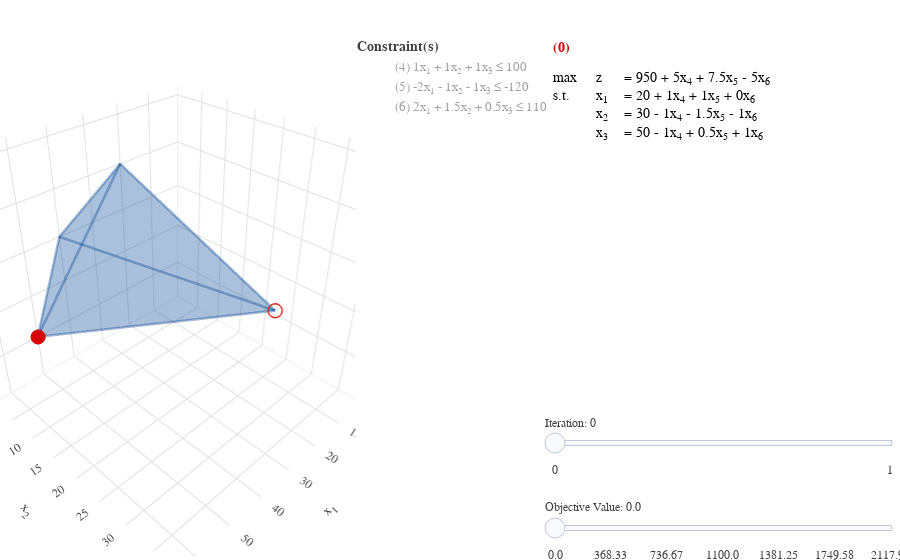

The code cell stored with this chart in its notebook:
### Markdown cell above
### 1.3. Grafički prikaz polaznog primjera

### Code cell
from gilp.simplex import LP
from gilp.visualize import simplex_visual


obj=[[20],[10],[5]]

lhs=[[1,1,1],
     [-2,-1,-1],
     [2,1.5,0.5]]

rhs=[[100],[-120],[110]]
lp = LP(lhs, rhs, obj)
simplex_visual(lp).show()

### Figure 1 — Plotly figure (JSON) as saved in the notebook; plotly's stock layout.template omitted (floating-point values rounded to 4 significant figures)
{"data": [{"visible": false, "x": [65.0], "y": [39.0], "z": [104.0], "type": "scatter3d"}, {"line": {"color": "#003c8f", "width": 5}, "mode": "lines", "opacity": 0.2, "surfaceaxis": 2, "surfacecolor": "#1565c0", "x": [20.0, 20.0, 40.0, 20.0], "y": [30.0, 0.0, 0.0, 30.0], "z": [50.0, 80.0, 60.0, 50.0], "type": "scatter3d"}, {"line": {"color": "#003c8f", "width": 5}, "mode": "lines", "opacity": 0.2, "surfaceaxis": 2, "surfacecolor": "#1565c0", "x": [20.0, 20.0, 50.0, 20.0], "y": [30.0, 0.0, 0.0, 30.0], "z": [50.0, 80.0, 20.0, 50.0], "type": "scatter3d"}, {"line": {"color": "#003c8f", "width": 5}, "mode": "lines", "opacity": 0.2, "surfaceaxis": 2, "surfacecolor": "#1565c0", "x": [20.0, 50.0, 40.0, 20.0], "y": [30.0, 0.0, 0.0, 30.0], "z": [50.0, 20.0, 60.0, 50.0], "type": "scatter3d"}, {"line": {"color": "#003c8f", "width": 5}, "mode": "lines", "opacity": 0.2, "surfaceaxis": 1, "surfacecolor": "#1565c0", "x": [20.0, 50.0, 40.0, 20.0], "y": [0.0, 0.0, 0.0, 0.0], "z": [80.0, 20.0, 60.0, 80.0], "type": "scatter3d"}, {"hoverinfo": "text", "hoverlabel": {"align": "left", "bgcolor": "#ffffff", "bordercolor": "#404040", "font": {"color": "#404040", "family": "Arial"}}, "marker": {"color": "gray", "opacity": 1e-07, "size": 20}, "text": ["<b>BFS</b>: (50, 0, 20, 30, 0, 0)<br><b>B</b>: (1, 3, 4)<br><b>Obj</b>: 1100", "<b>BFS</b>: (20, 30, 50, 0, 0, 0)<br><b>B</b>: (1, 2, 3)<br><b>Obj</b>: 950", "<b>BFS</b>: (20, 0, 80, 0, 0, 30)<br><b>B</b>: (1, 3, 6)<br><b>Obj</b>: 800", "<b>BFS</b>: (40, 0, 60, 0, 20, 0)<br><b>B</b>: (1, 3, 5)<br><b>Obj</b>: 1100"], "x": [50.0, 20.0, 20.0, 40.0], "y": [0.0, 30.0, 0.0, 0.0], "z": [20.0, 50.0, 80.0, 60.0], "type": "scatter3d"}, {"mode": "none", "name": "(4) 1x<sub>1</sub> + 1x<sub>2</sub> + 1x<sub>3</sub> ≤ 100", "opacity": 0.5, "showlegend": true, "surfaceaxis": 2, "surfacecolor": "gray", "visible": "legendonly", "x": [0.0, 65.0, 65.0, 0.0, 0.0], "y": [0.0, 0.0, 39.0, 39.0, 0.0], "z": [100.0, 35.0, -4.0, 61.0, 100.0], "type": "scatter3d"}, {"mode": "none", "name": "(5) -2x<sub>1</sub> - 1x<sub>2</sub> - 1x<sub>3</sub> ≤ -120", "opacity": 0.5, "showlegend": true, "surfaceaxis": 2, "surfacecolor": "gray", "visible": "legendonly", "x": [0.0, 65.0, 65.0, 0.0, 0.0], "y": [39.0, 39.0, 0.0, 0.0, 39.0], "z": [81.0, -49.0, -10.0, 120.0, 81.0], "type": "scatter3d"}, {"mode": "none", "name": "(6) 2x<sub>1</sub> + 1.5x<sub>2</sub> + 0.5x<sub>3</sub> ≤ 110", "opacity": 0.5, "showlegend": true, "surfaceaxis": 2, "surfacecolor": "gray", "visible": "legendonly", "x": [0.0, 65.0, 65.0, 0.0, 0.0], "y": [39.0, 39.0, 0.0, 0.0, 39.0], "z": [103.0, -157.0, -40.0, 220.0, 103.0], "type": "scatter3d"}, {"mode": "none", "opacity": 0.3, "surfaceaxis": 2, "surfacecolor": "gray", "visible": false, "x": [0.0, 0.0, 65.0, 65.0, 0.0], "y": [39.0, 0.0, 0.0, 39.0, 39.0], "z": [-78.0, 0.0, -260.0, -338.0, -78.0], "type": "scatter3d"}, {"mode": "none", "opacity": 0.3, "surfaceaxis": 2, "surfacecolor": "gray", "visible": false, "x": [0.0, 0.0, 65.0, 65.0, 0.0], "y": [0.0, 39.0, 39.0, 0.0, 0.0], "z": [18.42, -59.58, -319.6, -241.6, 18.42], "type": "scatter3d"}, {"mode": "none", "opacity": 0.3, "surfaceaxis": 2, "surfacecolor": "gray", "visible": false, "x": [65.0, 0.0, 0.0, 65.0, 65.0], "y": [39.0, 39.0, 0.0, 0.0, 39.0], "z": [-301.2, -41.17, 36.83, -223.2, -301.2], "type": "scatter3d"}, {"mode": "none", "opacity": 0.3, "surfaceaxis": 2, "surfacecolor": "gray", "visible": false, "x": [0.0, 0.0, 65.0, 65.0, 0.0], "y": [39.0, 0.0, 0.0, 39.0, 39.0], "z": [-22.75, 55.25, -204.8, -282.8, -22.75], "type": "scatter3d"}, {"mode": "none", "opacity": 0.3, "surfaceaxis": 2, "surfacecolor": "gray", "visible": false, "x": [0.0, 65.0, 65.0, 0.0, 0.0], "y": [39.0, 39.0, 0.0, 0.0, 39.0], "z": [-4.334, -264.3, -186.3, 73.67, -4.334], "type": "scatter3d"}, {"mode": "none", "opacity": 0.3, "surfaceaxis": 2, "surfacecolor": "gray", "visible": false, "x": [0.0, 0.0, 65.0, 65.0, 0.0], "y": [39.0, 0.0, 0.0, 39.0, 39.0], "z": [14.08, 92.08, -167.9, -245.9, 14.08], "type": "scatter3d"}, {"mode": "none", "opacity": 0.3, "surfaceaxis": 2, "surfacecolor": "gray", "visible": false, "x": [0.0, 0.0, 65.0, 65.0, 0.0], "y": [0.0, 39.0, 39.0, 0.0, 0.0], "z": [110.5, 32.5, -227.5, -149.5, 110.5], "type": "scatter3d"}, {"mode": "none", "opacity": 0.3, "surfaceaxis": 2, "surfacecolor": "gray", "visible": false, "x": [65.0, 0.0, 0.0, 65.0, 65.0], "y": [39.0, 39.0, 0.0, 0.0, 39.0], "z": [-209.1, 50.92, 128.9, -131.1, -209.1], "type": "scatter3d"}, {"mode": "none", "opacity": 0.3, "surfaceaxis": 2, "surfacecolor": "gray", "visible": false, "x": [65.0, 0.0, 0.0, 65.0, 65.0], "y": [0.0, 0.0, 39.0, 39.0, 0.0], "z": [-112.7, 147.3, 69.33, -190.7, -112.7], "type": "scatter3d"}, {"mode": "none", "opacity": 0.3, "surfaceaxis": 2, "surfacecolor": "gray", "visible": false, "x": [0.0, 0.0, 65.0, 65.0, 0.0], "y": [0.0, 39.0, 39.0, 0.0, 0.0], "z": [165.8, 87.75, -172.2, -94.25, 165.8], "type": "scatter3d"}, {"line": {"color": "#d50000", "width": 5}, "marker": {"color": "#d50000", "size": 5, "symbol": "circle"}, "mode": "lines+markers", "surfaceaxis": 2, "surfacecolor": "#d50000", "visible": false, "x": [22.88, 21.92, 20.0, 22.88], "y": [0.0, -0.0, 5.75, 0.0], "z": [74.25, 78.08, 74.25, 74.25], "type": "scatter3d"}, {"mode": "none", "opacity": 0.3, "surfaceaxis": 2, "surfacecolor": "gray", "visible": false, "x": [65.0, 65.0, 0.0, 0.0, 65.0], "y": [0.0, 39.0, 39.0, 0.0, 0.0], "z": [-75.83, -153.8, 106.2, 184.2, -75.83], "type": "scatter3d"}, {"line": {"color": "#d50000", "width": 5}, "marker": {"color": "#d50000", "size": 5, "symbol": "circle"}, "mode": "lines+markers", "surfaceaxis": 2, "surfacecolor": "#d50000", "visible": false, "x": [32.08, 28.06, 20.0, 32.08], "y": [0.0, 0.0, 24.17, 0.0], "z": [55.83, 71.94, 55.83, 55.83], "type": "scatter3d"}, {"mode": "none", "opacity": 0.3, "surfaceaxis": 2, "surfacecolor": "gray", "visible": false, "x": [0.0, 65.0, 65.0, 0.0, 0.0], "y": [39.0, 39.0, 0.0, 0.0, 39.0], "z": [124.6, -135.4, -57.42, 202.6, 124.6], "type": "scatter3d"}, {"line": {"color": "#d50000", "width": 5}, "marker": {"color": "#d50000", "size": 5, "symbol": "circle"}, "mode": "lines+markers", "surfaceaxis": 2, "surfacecolor": "#d50000", "visible": false, "x": [41.29, 32.58, 28.39, 34.19, 41.29], "y": [-0.0, 17.42, 17.42, 0.0, -0.0], "z": [37.42, 37.42, 54.19, 65.81, 37.42], "type": "scatter3d"}, {"mode": "none", "opacity": 0.3, "surfaceaxis": 2, "surfacecolor": "gray", "visible": false, "x": [0.0, 65.0, 65.0, 0.0, 0.0], "y": [39.0, 39.0, 0.0, 0.0, 39.0], "z": [142.0, -118.0, -40.0, 220.0, 142.0], "type": "scatter3d"}, {"line": {"color": "#d50000", "width": 5}, "marker": {"color": "#d50000", "size": 5, "symbol": "circle"}, "mode": "lines+markers", "surfaceaxis": 2, "surfacecolor": "#d50000", "visible": false, "x": [50.0, 40.0], "y": [0.0, -0.0], "z": [20.0, 60.0], "type": "scatter3d"}, {"mode": "none", "opacity": 0.3, "surfaceaxis": 2, "surfacecolor": "gray", "visible": false, "x": [0.0, 65.0, 65.0, 0.0, 0.0], "y": [39.0, 39.0, 0.0, 0.0, 39.0], "z": [143.0, -117.0, -39.0, 221.0, 143.0], "type": "scatter3d"}, {"mode": "none", "opacity": 0.3, "surfaceaxis": 2, "surfacecolor": "gray", "visible": false, "x": [0.0, 65.0, 65.0, 0.0, 0.0], "y": [0.0, 0.0, 39.0, 39.0, 0.0], "z": [239.4, -20.58, -98.58, 161.4, 239.4], "type": "scatter3d"}, {"mode": "none", "opacity": 0.3, "surfaceaxis": 2, "surfacecolor": "gray", "visible": false, "x": [65.0, 0.0, 0.0, 65.0, 65.0], "y": [39.0, 39.0, 0.0, 0.0, 39.0], "z": [-80.17, 179.8, 257.8, -2.166, -80.17], "type": "scatter3d"}, {"mode": "none", "opacity": 0.3, "surfaceaxis": 2, "surfacecolor": "gray", "visible": false, "x": [0.0, 0.0, 65.0, 65.0, 0.0], "y": [39.0, 0.0, 0.0, 39.0, 39.0], "z": [198.2, 276.2, 16.25, -61.75, 198.2], "type": "scatter3d"}, {"mode": "none", "opacity": 0.3, "surfaceaxis": 2, "surfacecolor": "gray", "visible": false, "x": [0.0, 65.0, 65.0, 0.0, 0.0], "y": [39.0, 39.0, 0.0, 0.0, 39.0], "z": [216.7, -43.33, 34.67, 294.7, 216.7], "type": "scatter3d"}, {"mode": "none", "opacity": 0.3, "surfaceaxis": 2, "surfacecolor": "gray", "visible": false, "x": [0.0, 65.0, 65.0, 0.0, 0.0], "y": [0.0, 0.0, 39.0, 39.0, 0.0], "z": [313.1, 53.08, -24.92, 235.1, 313.1], "type": "scatter3d"}, {"mode": "none", "opacity": 0.3, "surfaceaxis": 2, "surfacecolor": "gray", "visible": false, "x": [0.0, 65.0, 65.0, 0.0, 0.0], "y": [0.0, 0.0, 39.0, 39.0, 0.0], "z": [331.5, 71.5, -6.5, 253.5, 331.5], "type": "scatter3d"}, {"mode": "none", "opacity": 0.3, "surfaceaxis": 2, "surfacecolor": "gray", "visible": false, "x": [0.0, 65.0, 65.0, 0.0, 0.0], "y": [39.0, 39.0, 0.0, 0.0, 39.0], "z": [271.9, 11.92, 89.92, 349.9, 271.9], "type": "scatter3d"}, {"mode": "none", "opacity": 0.3, "surfaceaxis": 2, "surfacecolor": "gray", "visible": false, "x": [65.0, 0.0, 0.0, 65.0, 65.0], "y": [0.0, 0.0, 39.0, 39.0, 0.0], "z": [108.3, 368.3, 290.3, 30.33, 108.3], "type": "scatter3d"}, {"mode": "none", "opacity": 0.3, "surfaceaxis": 2, "surfacecolor": "gray", "visible": false, "x": [0.0, 0.0, 65.0, 65.0, 0.0], "y": [0.0, 39.0, 39.0, 0.0, 0.0], "z": [386.8, 308.8, 48.75, 126.8, 386.8], "type": "scatter3d"}, {"mode": "none", "opacity": 0.3, "surfaceaxis": 2, "surfacecolor": "gray", "visible": false, "x": [65.0, 0.0, 0.0, 65.0, 65.0], "y": [39.0, 39.0, 0.0, 0.0, 39.0], "z": [67.17, 327.2, 405.2, 145.2, 67.17], "type": "scatter3d"}, {"mode": "none", "opacity": 0.3, "surfaceaxis": 2, "surfacecolor": "gray", "visible": false, "x": [0.0, 0.0, 65.0, 65.0, 0.0], "y": [39.0, 0.0, 0.0, 39.0, 39.0], "z": [345.6, 423.6, 163.6, 85.58, 345.6], "type": "scatter3d"}, {"mode": "none", "opacity": 0.3, "surfaceaxis": 2, "surfacecolor": "gray", "visible": false, "x": [0.0, 0.0, 65.0, 65.0, 0.0], "y": [0.0, 39.0, 39.0, 0.0, 0.0], "z": [442.0, 364.0, 104.0, 182.0, 442.0], "type": "scatter3d"}, {"cells": {"align": ["left", "right", "left"], "font": {"size": 14}, "height": 25, "line": {"color": "#ffffff", "width": 1}, "values": [["max<br>s.t.<br> <br> "], ["z<br>x<sub>1</sub><br>x<sub>2</sub><br>x<sub>3</sub>"], ["= 950 + 5x<sub>4</sub> + 7.5x<sub>5</sub> - 5x<sub>6</sub><br>= 20 + 1x<sub>4</sub> + 1x<sub>5</sub> + 0x<sub>6</sub><br>= 30 - 1x<sub>4</sub> - 1.5x<sub>5</sub> - 1x<sub>6</sub><br>= 50 - 1x<sub>4</sub> + 0.5x<sub>5</sub> + 1x<sub>6</sub>"]]}, "columnwidth": [0.1333, 0.06667, 0.8], "header": {"align": ["left", "right", "left"], "font": {"size": 14}, "height": 25, "line": {"color": "#ffffff", "width": 1}, "values": ["<b>(0)</b>", " ", " "]}, "visible": true, "type": "table", "domain": {"x": [0.6053, 1.0], "y": [0.0, 1.0]}}, {"line": {"color": "#d50000", "width": 5}, "mode": "lines", "visible": false, "x": [20.0, 35.0], "y": [30.0, 15.0], "z": [50.0, 35.0], "type": "scatter3d"}, {"line": {"color": "#d50000", "width": 5}, "mode": "lines", "visible": false, "x": [20.0, 50.0], "y": [30.0, 0.0], "z": [50.0, 20.0], "type": "scatter3d"}, {"cells": {"align": ["left", "right", "left"], "font": {"size": 14}, "height": 25, "line": {"color": "#ffffff", "width": 1}, "values": [["max<br>s.t.<br> <br> ", "<b>(0)</b>", "max<br>s.t.<br> <br> "], ["z<br>x<sub>1</sub><br>x<sub>3</sub><br>x<sub>4</sub>", " ", "z<br>x<sub>1</sub><br>x<sub>2</sub><br>x<sub>3</sub>"], ["= 1100 - 5x<sub>2</sub> + 0x<sub>5</sub> - 10x<sub>6</sub><br>= 50 - 1x<sub>2</sub> - 0.5x<sub>5</sub> - 1x<sub>6</sub><br>= 20 + 1x<sub>2</sub> + 2x<sub>5</sub> + 2x<sub>6</sub><br>= 30 - 1x<sub>2</sub> - 1.5x<sub>5</sub> - 1x<sub>6</sub>", " ", "= 950 + 5x<sub>4</sub> + 7.5x<sub>5</sub> - 5x<sub>6</sub><br>= 20 + 1x<sub>4</sub> + 1x<sub>5</sub> + 0x<sub>6</sub><br>= 30 - 1x<sub>4</sub> - 1.5x<sub>5</sub> - 1x<sub>6</sub><br>= 50 - 1x<sub>4</sub> + 0.5x<sub>5</sub> + 1x<sub>6</sub>"]]}, "columnwidth": [0.1333, 0.06667, 0.8], "header": {"align": ["left", "right", "left"], "font": {"size": 14}, "height": 25, "line": {"color": "#ffffff", "width": 1}, "values": ["<b>(1)</b>", " ", " "]}, "type": "table", "domain": {"x": [0.6053, 1.0], "y": [0.0, 1.0]}}, {"cells": {"align": ["left", "right", "left"], "font": {"size": 14}, "height": 25, "line": {"color": "#ffffff", "width": 1}, "values": [["max<br>s.t.<br> <br> "], ["z<br>x<sub>1</sub><br>x<sub>3</sub><br>x<sub>4</sub>"], ["= 1100 - 5x<sub>2</sub> + 0x<sub>5</sub> - 10x<sub>6</sub><br>= 50 - 1x<sub>2</sub> - 0.5x<sub>5</sub> - 1x<sub>6</sub><br>= 20 + 1x<sub>2</sub> + 2x<sub>5</sub> + 2x<sub>6</sub><br>= 30 - 1x<sub>2</sub> - 1.5x<sub>5</sub> - 1x<sub>6</sub>"]]}, "columnwidth": [0.1333, 0.06667, 0.8], "header": {"align": ["left", "right", "left"], "font": {"size": 14}, "height": 25, "line": {"color": "#ffffff", "width": 1}, "values": ["<b>(1)</b>", " ", " "]}, "type": "table", "domain": {"x": [0.6053, 1.0], "y": [0.0, 1.0]}}, {"x": [20.0], "y": [30.0], "z": [50.0], "type": "scatter3d"}, {"marker": {"color": "#d50000", "symbol": "circle"}, "x": [50.0], "y": [0.0], "z": [20.0], "type": "scatter3d"}], "layout": {"scene": {"domain": {"x": [0.0, 0.3947], "y": [0.0, 1.0]}, "xaxis": {"range": [0, 65.0]}, "yaxis": {"range": [0, 39.0]}, "zaxis": {"range": [0, 104.0]}}, "xaxis": {"domain": [0.5, 1], "range": [0, 1], "visible": false}, "yaxis": {"domain": [0.15, 1], "range": [0, 1], "visible": false}, "sliders": [{"active": 0, "currentvalue": {"prefix": "Objective Value: "}, "len": 0.3947, "lenmode": "fraction", "steps": [{"args": [{"visible": [false, null, null, null, null, null, "legendonly", "legendonly", "legendonly", true, false, false, false, false, false, false, false, false, false, false, false, false, false, false, false, false, false, false, false, false, false, false, false, false, false, false, false, false, false, false, false, false, false, false, false, false]}], "label": "0.0", "method": "update"}, {"args": [{"visible": [false, null, null, null, null, null, "legendonly", "legendonly", "legendonly", false, true, false, false, false, false, false, false, false, false, false, false, false, false, false, false, false, false, false, false, false, false, false, false, false, false, false, false, false, false, false, false, false, false, false, false, false]}], "label": "92.08", "method": "update"}, {"args": [{"visible": [false, null, null, null, null, null, "legendonly", "legendonly", "legendonly", false, false, true, false, false, false, false, false, false, false, false, false, false, false, false, false, false, false, false, false, false, false, false, false, false, false, false, false, false, false, false, false, false, false, false, false, false]}], "label": "184.17", "method": "update"}, {"args": [{"visible": [false, null, null, null, null, null, "legendonly", "legendonly", "legendonly", false, false, false, true, false, false, false, false, false, false, false, false, false, false, false, false, false, false, false, false, false, false, false, false, false, false, false, false, false, false, false, false, false, false, false, false, false]}], "label": "276.25", "method": "update"}, {"args": [{"visible": [false, null, null, null, null, null, "legendonly", "legendonly", "legendonly", false, false, false, false, true, false, false, false, false, false, false, false, false, false, false, false, false, false, false, false, false, false, false, false, false, false, false, false, false, false, false, false, false, false, false, false, false]}], "label": "368.33", "method": "update"}, {"args": [{"visible": [false, null, null, null, null, null, "legendonly", "legendonly", "legendonly", false, false, false, false, false, true, false, false, false, false, false, false, false, false, false, false, false, false, false, false, false, false, false, false, false, false, false, false, false, false, false, false, false, false, false, false, false]}], "label": "460.42", "method": "update"}, {"args": [{"visible": [false, null, null, null, null, null, "legendonly", "legendonly", "legendonly", false, false, false, false, false, false, true, false, false, false, false, false, false, false, false, false, false, false, false, false, false, false, false, false, false, false, false, false, false, false, false, false, false, false, false, false, false]}], "label": "552.5", "method": "update"}, {"args": [{"visible": [false, null, null, null, null, null, "legendonly", "legendonly", "legendonly", false, false, false, false, false, false, false, true, false, false, false, false, false, false, false, false, false, false, false, false, false, false, false, false, false, false, false, false, false, false, false, false, false, false, false, false, false]}], "label": "644.58", "method": "update"}, {"args": [{"visible": [false, null, null, null, null, null, "legendonly", "legendonly", "legendonly", false, false, false, false, false, false, false, false, true, false, false, false, false, false, false, false, false, false, false, false, false, false, false, false, false, false, false, false, false, false, false, false, false, false, false, false, false]}], "label": "736.67", "method": "update"}, {"args": [{"visible": [false, null, null, null, null, null, "legendonly", "legendonly", "legendonly", false, false, false, false, false, false, false, false, false, true, true, false, false, false, false, false, false, false, false, false, false, false, false, false, false, false, false, false, false, false, false, false, false, false, false, false, false]}], "label": "828.75", "method": "update"}, {"args": [{"visible": [false, null, null, null, null, null, "legendonly", "legendonly", "legendonly", false, false, false, false, false, false, false, false, false, false, false, true, true, false, false, false, false, false, false, false, false, false, false, false, false, false, false, false, false, false, false, false, false, false, false, false, false]}], "label": "920.83", "method": "update"}, {"args": [{"visible": [false, null, null, null, null, null, "legendonly", "legendonly", "legendonly", false, false, false, false, false, false, false, false, false, false, false, false, false, true, true, false, false, false, false, false, false, false, false, false, false, false, false, false, false, false, false, false, false, false, false, false, false]}], "label": "1012.92", "method": "update"}, {"args": [{"visible": [false, null, null, null, null, null, "legendonly", "legendonly", "legendonly", false, false, false, false, false, false, false, false, false, false, false, false, false, false, false, true, true, false, false, false, false, false, false, false, false, false, false, false, false, false, false, false, false, false, false, false, false]}], "label": "1100.0", "method": "update"}, {"args": [{"visible": [false, null, null, null, null, null, "legendonly", "legendonly", "legendonly", false, false, false, false, false, false, false, false, false, false, false, false, false, false, false, false, false, true, false, false, false, false, false, false, false, false, false, false, false, false, false, false, false, false, false, false, false]}], "label": "1105.0", "method": "update"}, {"args": [{"visible": [false, null, null, null, null, null, "legendonly", "legendonly", "legendonly", false, false, false, false, false, false, false, false, false, false, false, false, false, false, false, false, false, false, true, false, false, false, false, false, false, false, false, false, false, false, false, false, false, false, false, false, false]}], "label": "1197.08", "method": "update"}, {"args": [{"visible": [false, null, null, null, null, null, "legendonly", "legendonly", "legendonly", false, false, false, false, false, false, false, false, false, false, false, false, false, false, false, false, false, false, false, true, false, false, false, false, false, false, false, false, false, false, false, false, false, false, false, false, false]}], "label": "1289.17", "method": "update"}, {"args": [{"visible": [false, null, null, null, null, null, "legendonly", "legendonly", "legendonly", false, false, false, false, false, false, false, false, false, false, false, false, false, false, false, false, false, false, false, false, true, false, false, false, false, false, false, false, false, false, false, false, false, false, false, false, false]}], "label": "1381.25", "method": "update"}, {"args": [{"visible": [false, null, null, null, null, null, "legendonly", "legendonly", "legendonly", false, false, false, false, false, false, false, false, false, false, false, false, false, false, false, false, false, false, false, false, false, true, false, false, false, false, false, false, false, false, false, false, false, false, false, false, false]}], "label": "1473.33", "method": "update"}, {"args": [{"visible": [false, null, null, null, null, null, "legendonly", "legendonly", "legendonly", false, false, false, false, false, false, false, false, false, false, false, false, false, false, false, false, false, false, false, false, false, false, true, false, false, false, false, false, false, false, false, false, false, false, false, false, false]}], "label": "1565.42", "method": "update"}, {"args": [{"visible": [false, null, null, null, null, null, "legendonly", "legendonly", "legendonly", false, false, false, false, false, false, false, false, false, false, false, false, false, false, false, false, false, false, false, false, false, false, false, true, false, false, false, false, false, false, false, false, false, false, false, false, false]}], "label": "1657.5", "method": "update"}, {"args": [{"visible": [false, null, null, null, null, null, "legendonly", "legendonly", "legendonly", false, false, false, false, false, false, false, false, false, false, false, false, false, false, false, false, false, false, false, false, false, false, false, false, true, false, false, false, false, false, false, false, false, false, false, false, false]}], "label": "1749.58", "method": "update"}, {"args": [{"visible": [false, null, null, null, null, null, "legendonly", "legendonly", "legendonly", false, false, false, false, false, false, false, false, false, false, false, false, false, false, false, false, false, false, false, false, false, false, false, false, false, true, false, false, false, false, false, false, false, false, false, false, false]}], "label": "1841.67", "method": "update"}, {"args": [{"visible": [false, null, null, null, null, null, "legendonly", "legendonly", "legendonly", false, false, false, false, false, false, false, false, false, false, false, false, false, false, false, false, false, false, false, false, false, false, false, false, false, false, true, false, false, false, false, false, false, false, false, false, false]}], "label": "1933.75", "method": "update"}, {"args": [{"visible": [false, null, null, null, null, null, "legendonly", "legendonly", "legendonly", false, false, false, false, false, false, false, false, false, false, false, false, false, false, false, false, false, false, false, false, false, false, false, false, false, false, false, true, false, false, false, false, false, false, false, false, false]}], "label": "2025.83", "method": "update"}, {"args": [{"visible": [false, null, null, null, null, null, "legendonly", "legendonly", "legendonly", false, false, false, false, false, false, false, false, false, false, false, false, false, false, false, false, false, false, false, false, false, false, false, false, false, false, false, false, true, false, false, false, false, false, false, false, false]}], "label": "2117.92", "method": "update"}], "tickcolor": "white", "ticklen": 0, "x": 0.6053, "xanchor": "left", "y": 0.01, "yanchor": "bottom"}, {"active": 0, "currentvalue": {"prefix": "Iteration: "}, "len": 0.3947, "lenmode": "fraction", "steps": [{"args": [{"visible": [false, null, null, null, null, null, "legendonly", "legendonly", "legendonly", false, false, false, false, false, false, false, false, false, false, false, false, false, false, false, false, false, false, false, false, false, false, false, false, false, false, false, false, false, false, true, false, false, false, false, true, true]}], "label": "0", "method": "update"}, {"args": [{"visible": [false, null, null, null, null, null, "legendonly", "legendonly", "legendonly", false, false, false, false, false, false, false, false, false, false, false, false, false, false, false, false, false, false, false, false, false, false, false, false, false, false, false, false, false, false, false, true, false, true, false, true, true]}], "label": "", "method": "update"}, {"args": [{"visible": [false, null, null, null, null, null, "legendonly", "legendonly", "legendonly", false, false, false, false, false, false, false, false, false, false, false, false, false, false, false, false, false, false, false, false, false, false, false, false, false, false, false, false, false, false, false, true, true, false, true, true, true]}], "label": "1", "method": "update"}], "tickcolor": "white", "ticklen": 0, "x": 0.6053, "xanchor": "left", "y": 0.17, "yanchor": "bottom"}]}}
